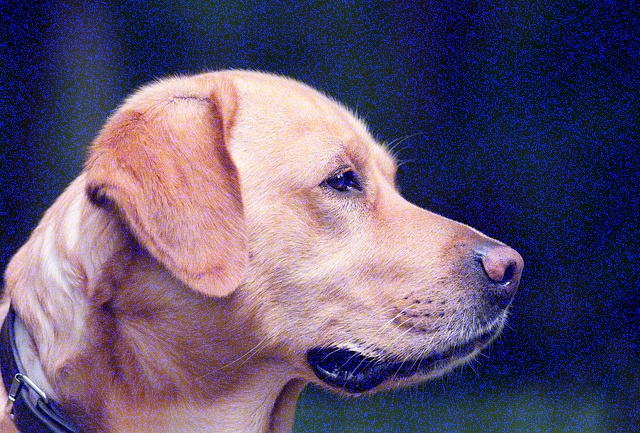
#> input picture noisy_img.jpg, 640 x 433 px
$ python -i feature_extraction.py   (imports and definitions only)
#> lines starting #> are read from the running program, lines starting #| are printed output that depends on the picture
import cv2
from skimage.filters.rank import entropy
from skimage.morphology import disk
import pandas as pd
from scipy import ndimage as nd
from skimage.filters import sobel
import random
from skimage.util import img_as_ubyte

def feature_extraction(img):
    img = img.permute(1, 2, 0).numpy()
    img = cv2.cvtColor(img, cv2.COLOR_BGR2GRAY)
    img = img_as_ubyte(img)

    img2 = img.reshape(-1)
    df = pd.DataFrame()
    df['Original Image'] = img2


    entropy_img = entropy(img, disk(1))

    entropy1 = entropy_img.reshape(-1)
    df['Entropy'] = entropy1

    gaussian_img = nd.gaussian_filter(img, sigma=3)

    gaussian_img1 = gaussian_img.reshape(-1)
    df['Gaussian s3'] = gaussian_img1


    sobel_img = sobel(img)

    sobel1 = sobel_img.reshape(-1)
    df['Sobel'] = sobel1
    return df, sobel_img


def sample_images(data_loader, number_of_samples_per_class):
    class_images = {}

    for batch in data_loader:
        images, labels = batch

        for image, label in zip(images, labels):
            if label.item() not in class_images:
                class_images[label.item()] = []
            class_images[label.item()].append(image)
    for class_label in class_images:
        if len(class_images[class_label]) < 10:
            raise ValueError(f"Class {class_label} does not have enough images.")

    sampled_images = {}
    for class_label in class_images:
        sampled_images[class_label] = class_images[class_label][0:number_of_samples_per_class]

    return sampled_images

>>> import cv2
>>> picture = cv2.imread('noisy_img.jpg', cv2.IMREAD_GRAYSCALE)
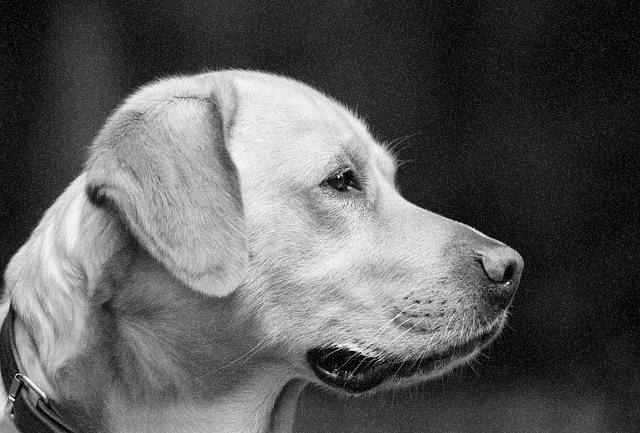
#> picture: shape (433, 640); min 0, max 255, mean 91.5
#> (the run stopped early here; a loop or call above may not have finished)
